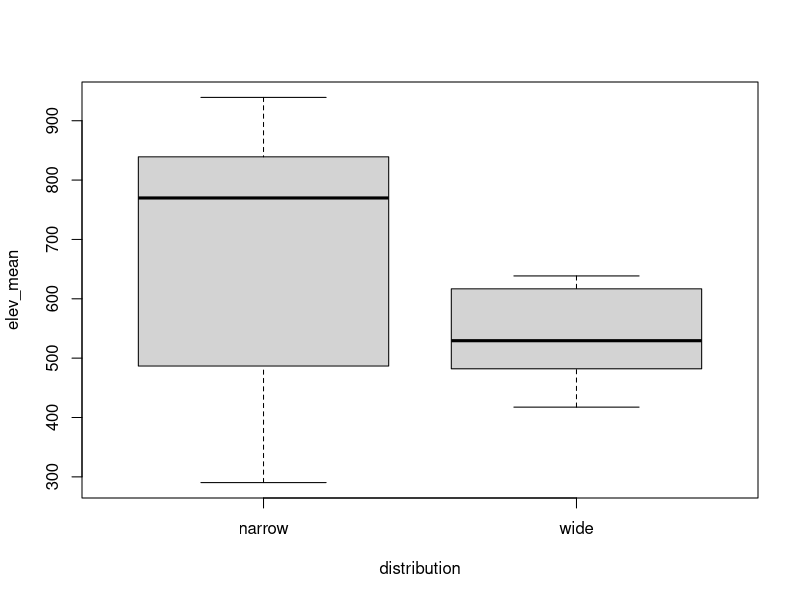
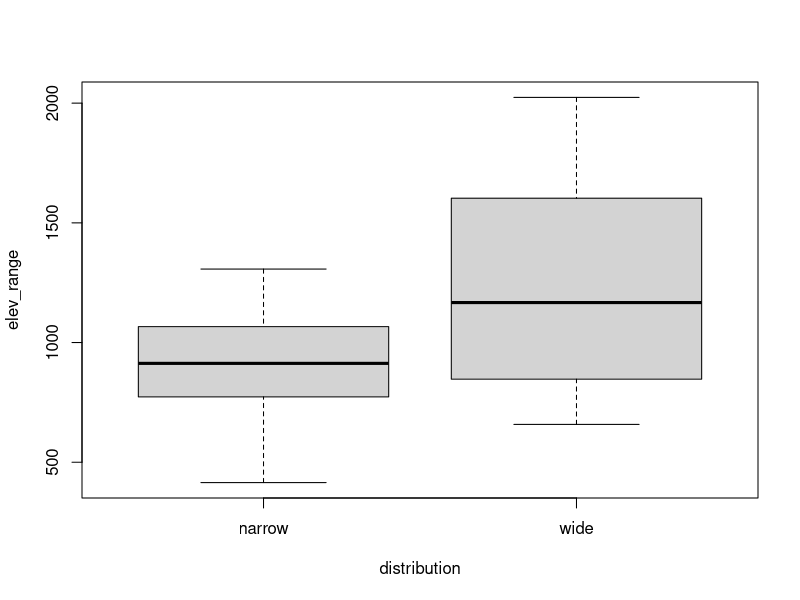
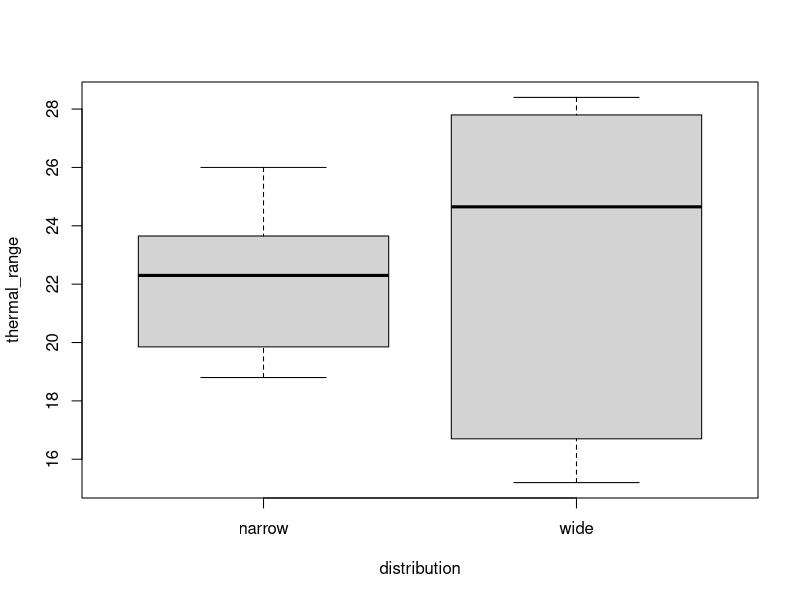
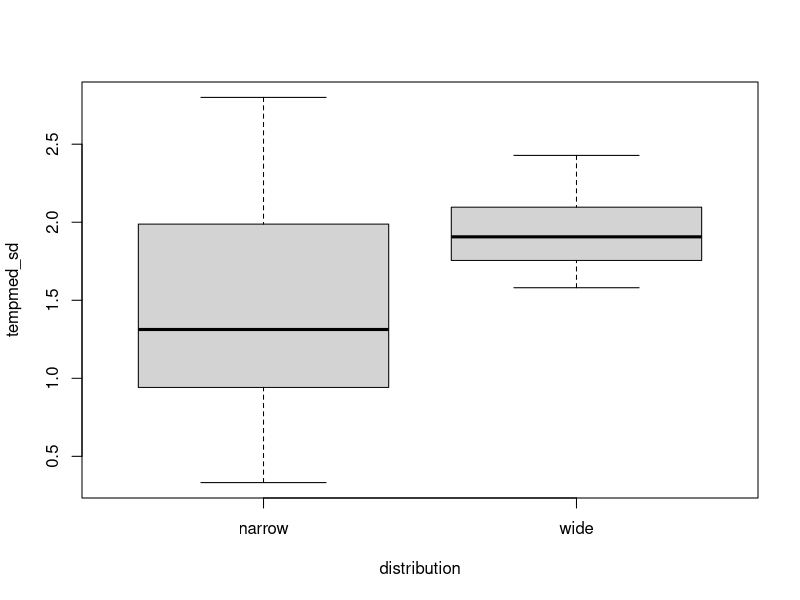
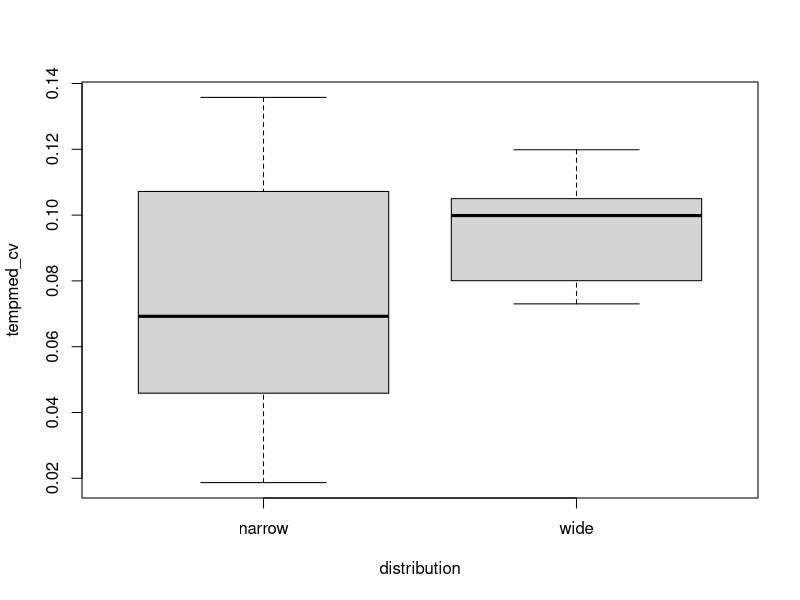
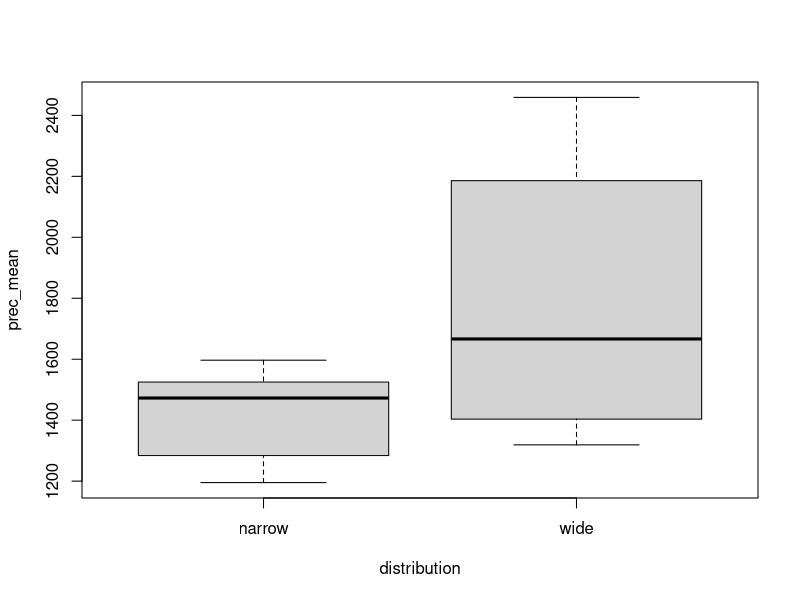
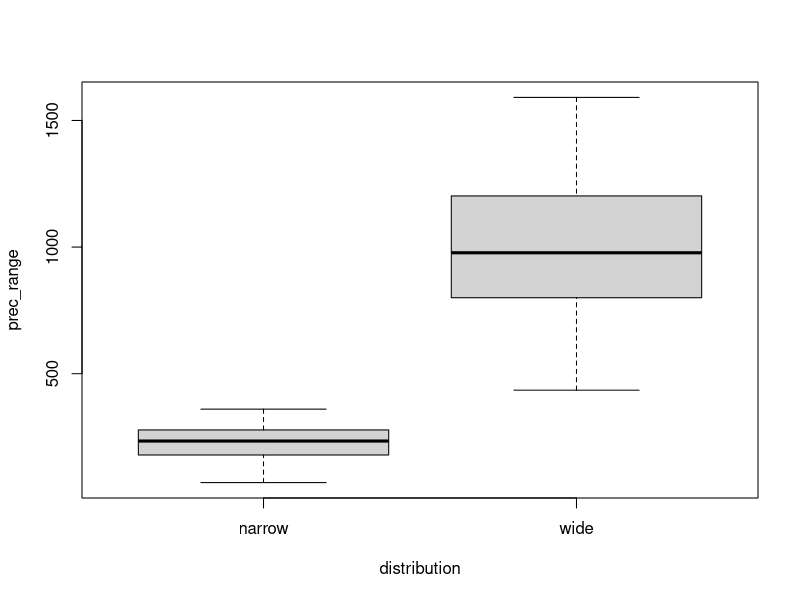
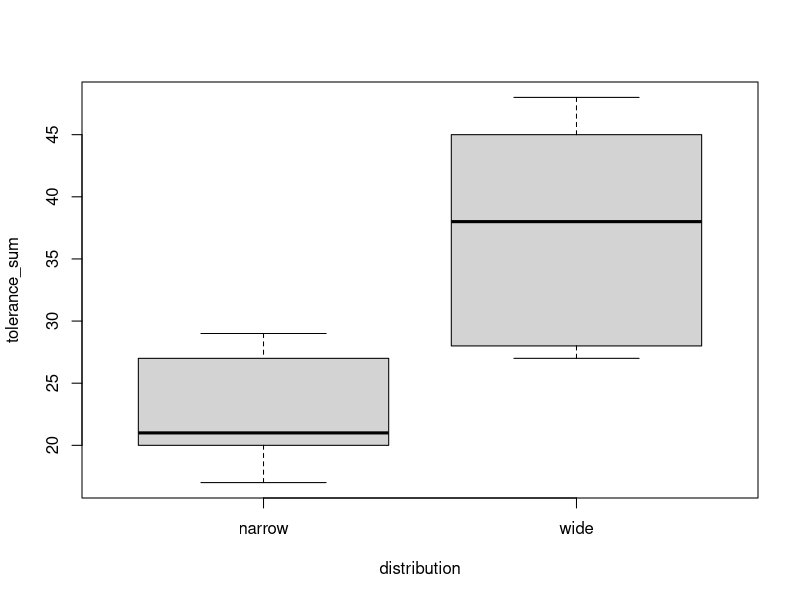

These figures' R source, in order:
library(readxl)
library(rstatix)
data <- read_xlsx("besleria_summary_matrix.xlsx")
str(data)

# Elevation
boxplot(elev_mean ~ distribution, data=data)
boxplot(elev_range ~ distribution, data=data)
wilcox.test(elev_mean ~ distribution, data=data)
wilcox.test(elev_range ~ distribution, data=data)
wilcox_effsize(data, elev_mean ~ distribution)
wilcox_effsize(data, elev_range ~ distribution)

# Thermal range
boxplot(thermal_range ~ distribution, data=data)
boxplot(tempmed_sd ~ distribution, data=data)
boxplot(tempmed_cv ~ distribution, data=data)
wilcox.test(thermal_range ~ distribution, data=data)
wilcox.test(tempmed_sd ~ distribution, data=data)
wilcox.test(tempmed_cv ~ distribution, data=data)
wilcox_effsize(data, thermal_range ~ distribution)
wilcox_effsize(data, tempmed_sd ~ distribution)
wilcox_effsize(data, tempmed_cv ~ distribution)

# Precipitation
boxplot(prec_mean ~ distribution, data=data)
boxplot(prec_range ~ distribution, data=data)
wilcox.test(prec_mean ~ distribution, data=data)
wilcox.test(prec_range ~ distribution, data=data)
wilcox_effsize(data, prec_mean ~ distribution)
wilcox_effsize(data, prec_range ~ distribution)

# Habitat tolerance
boxplot(tolerance_sum ~ distribution, data=data)
wilcox.test(tolerance_sum ~ distribution, data=data)
wilcox_effsize(data, tolerance_sum ~ distribution)

# Climate stability index
data$temp_sd_z <- scale(data$tempmed_sd)
data$thermal_range_z <- scale(data$thermal_range)
data$prec_range_z <- scale(data$prec_range)
data$stability_index <-
  -data$temp_sd_z -
  data$thermal_range_z -
  data$prec_range_z
boxplot(stability_index ~ distribution, data=data)
wilcox.test(stability_index ~ distribution, data=data)
wilcox_effsize(data, stability_index ~ distribution)

# Integrated index of environmental breadth
data$env_breadth <-
  data$elev_range +
  data$thermal_range +
  data$prec_range +
  data$dist_range
boxplot(env_breadth ~ distribution, data=data)
wilcox.test(env_breadth ~ distribution, data=data)
wilcox_effsize(data, env_breadth ~ distribution)

# EOO conversion
data$log_eoo_km2 <- log10(data$eoo_km2)
plot(data$log_eoo_km2, data$tolerance_sum,
     pch = 19,
     xlab = "log(eoo_km2)",
     ylab = "Tolerance sum")

# Main regression model
model1 <- lm(tolerance_sum ~ log_eoo_km2, data=data)
summary(model1)
par(mfrow = c(2,2))
plot(model1)
cor.test(data$log_eoo_km2, data$tolerance_sum, method = "spearman")

# Relationship to environmental variables
cor.test(data$log_eoo_km2, data$env_breadth, method = "spearman")
cor.test(data$log_eoo_km2, data$elev_range, method = "spearman")
cor.test(data$log_eoo_km2, data$thermal_range, method = "spearman")
cor.test(data$log_eoo_km2, data$prec_range, method = "spearman")
cor.test(data$log_eoo_km2, data$tempmed_sd, method = "spearman")
cor.test(data$log_eoo_km2, data$tempmed_cv, method = "spearman")
cor.test(data$log_eoo_km2, data$tempmax_sd, method = "spearman")
cor.test(data$log_eoo_km2, data$tempmax_cv, method = "spearman")
cor.test(data$log_eoo_km2, data$tempmin_sd, method = "spearman")
cor.test(data$log_eoo_km2, data$tempmin_cv, method = "spearman")

# Leave-one-out
library(boot)
boot_fn <- function(data, index) {
  coef(lm(tolerance_sum ~ log_eoo_km2, data=data[index,]))
}
boot(data, boot_fn, R = 1000)

# Complementary regression models
model2 <- lm(log_eoo_km2 ~ elev_range + thermal_range + prec_range, data=data)
summary(model2)
car::vif(model2)
library(boot)
boot_fn <- function(data, index) {coef(lm(log_eoo_km2 ~ elev_range + thermal_range + prec_range, data=data[index,]))}
boot(data, boot_fn, R = 1000)

library(car)
vif(lm(tolerance_sum ~ elev_mean + prec_range + thermal_range, data=data))
model3 <- lm(tolerance_sum ~ elev_mean + prec_range + thermal_range, data=data)
summary(model3)
car::vif(model3)
library(boot)
boot_fn <- function(data, index) {coef(lm(tolerance_sum ~ elev_mean + prec_range + thermal_range, data=data[index,]))}
boot(data, boot_fn, R = 1000)

# Graphical display
library(ggplot2)
x11()
ggplot(data, aes(x = log_eoo_km2, y = tolerance_sum)) +
  geom_point(size = 3) +
  geom_smooth(method = "lm", se = TRUE) +
  theme_classic() +
  labs(
    x = "log (EOO [km²])",
    y = "Habitat tolerance",
    title = "Relationship between geographic range size and habitat tolerance")

# PCoA
library(cluster)
library(dplyr)
vars_env <- data[, c(
  "elev_mean", "dist_mean", "tempmed_mean", "tempmax_mean", "tempmin_mean", "prec_mean", "thermal_range")]
vars_scaled <- scale(vars_env)
dist_matrix <- daisy(vars_scaled, metric = "gower")
print(as.matrix(dist_matrix)[1:13, 1:13])
library(vegan)
library(ggplot2)
library(dplyr)
library(gridExtra)
library(ggrepel)
pcoa <- cmdscale(dist_matrix, k = 2, eig = TRUE)
axes_samples <- as.data.frame(pcoa$points)
colnames(axes_samples) <- c("Axis1", "Axis2")
axes_samples$species <- data$species
variables_env <- envfit(pcoa, data[, c("elev_mean", "dist_mean", "tempmed_mean", "tempmax_mean", "tempmin_mean", "prec_mean", "thermal_range")], perm = 999)
variables_env_df <- as.data.frame(variables_env$vectors$arrows * variables_env$vectors$r)
variables_env_df$Variables <- rownames(variables_env_df)
x11()
p <- ggplot() +
  geom_hline(yintercept = 0, color = "darkgray", linewidth = 0.5) +
  geom_vline(xintercept = 0, color = "darkgray", linewidth = 0.5) +
  geom_text_repel(
    data = axes_samples,
    aes(x = Axis1, y = Axis2, label = species, color = species),
    size = 4,
    fontface = "bold",
    alpha = 0.9,
    box.padding = 0.3,
    point.padding = 0.1,
    max.overlaps = Inf,
    segment.color = NA) +
  geom_text_repel(
    data = variables_env_df,
    aes(x = Dim1, y = Dim2, label = Variables),
    size = 4,
    fontface = "bold",
    color = "black",
    box.padding = 0.3,
    max.overlaps = Inf,
    segment.color = NA
  ) +
  scale_color_manual(values = c(
    "aure" = "darkgreen", "brev" = "darkgreen", "diab" = "darkgreen", "disc" = "darkgreen",
    "flum" = "darkgreen", "gran" = "darkgreen", "long" = "darkgreen", "maca" = "darkgreen",
    "mela" = "darkgreen", "meri" = "darkgreen", "sell" = "darkgreen", "flav" = "darkorange", "laxi" = "darkorange")) +
  labs(x = "", y = "") +
  theme_minimal() +
  theme(
    legend.position = "none",
    panel.grid.major = element_blank(),
    panel.grid.minor = element_blank(),
    panel.grid = element_blank())
print(p)

# PERMANOVA
library(vegan)
adonis2(dist_matrix ~ biogeo_group, data=data, permutations=999)
